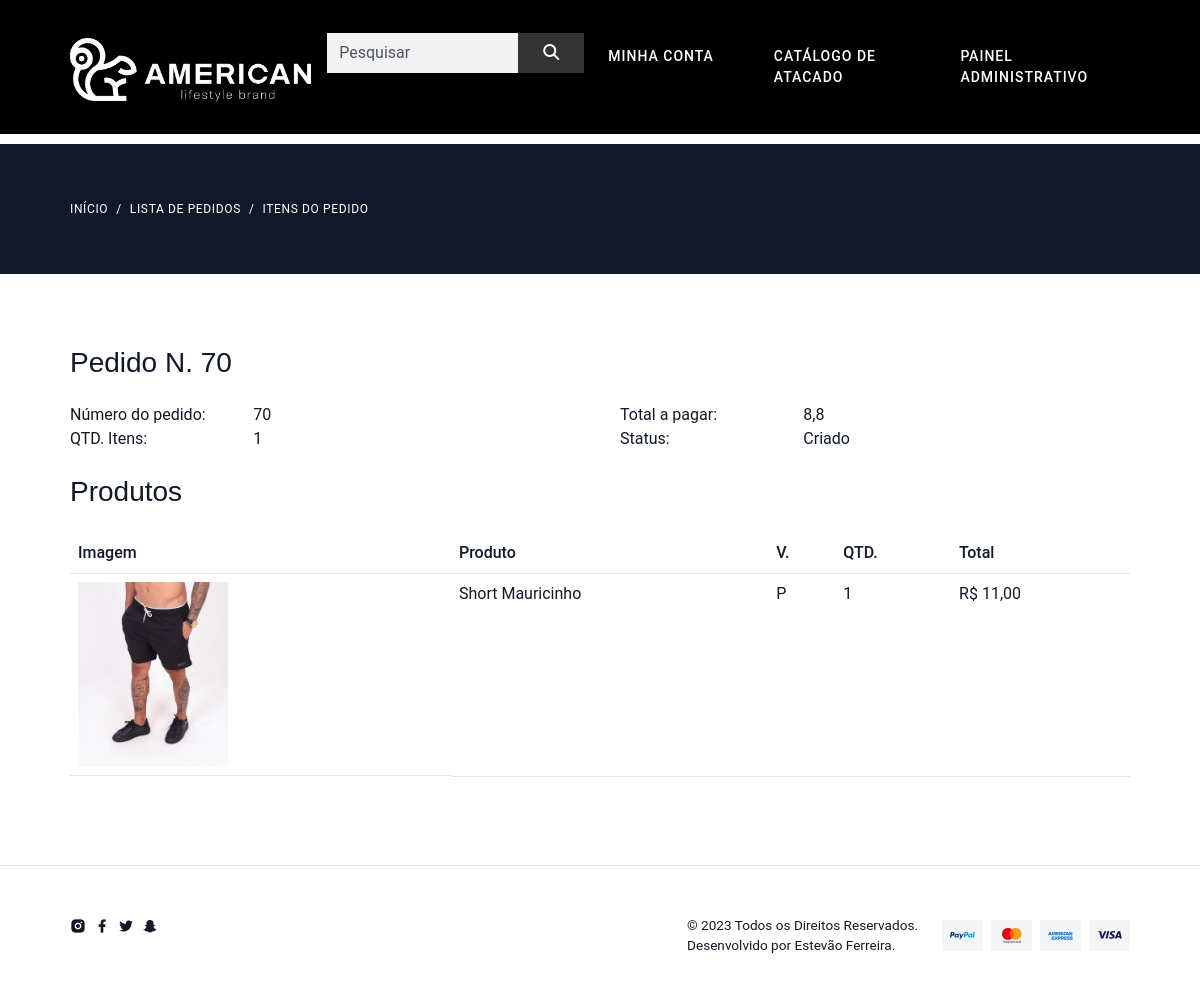
Page /pedido/detalhe/70 (signed in) on the earlier database version.
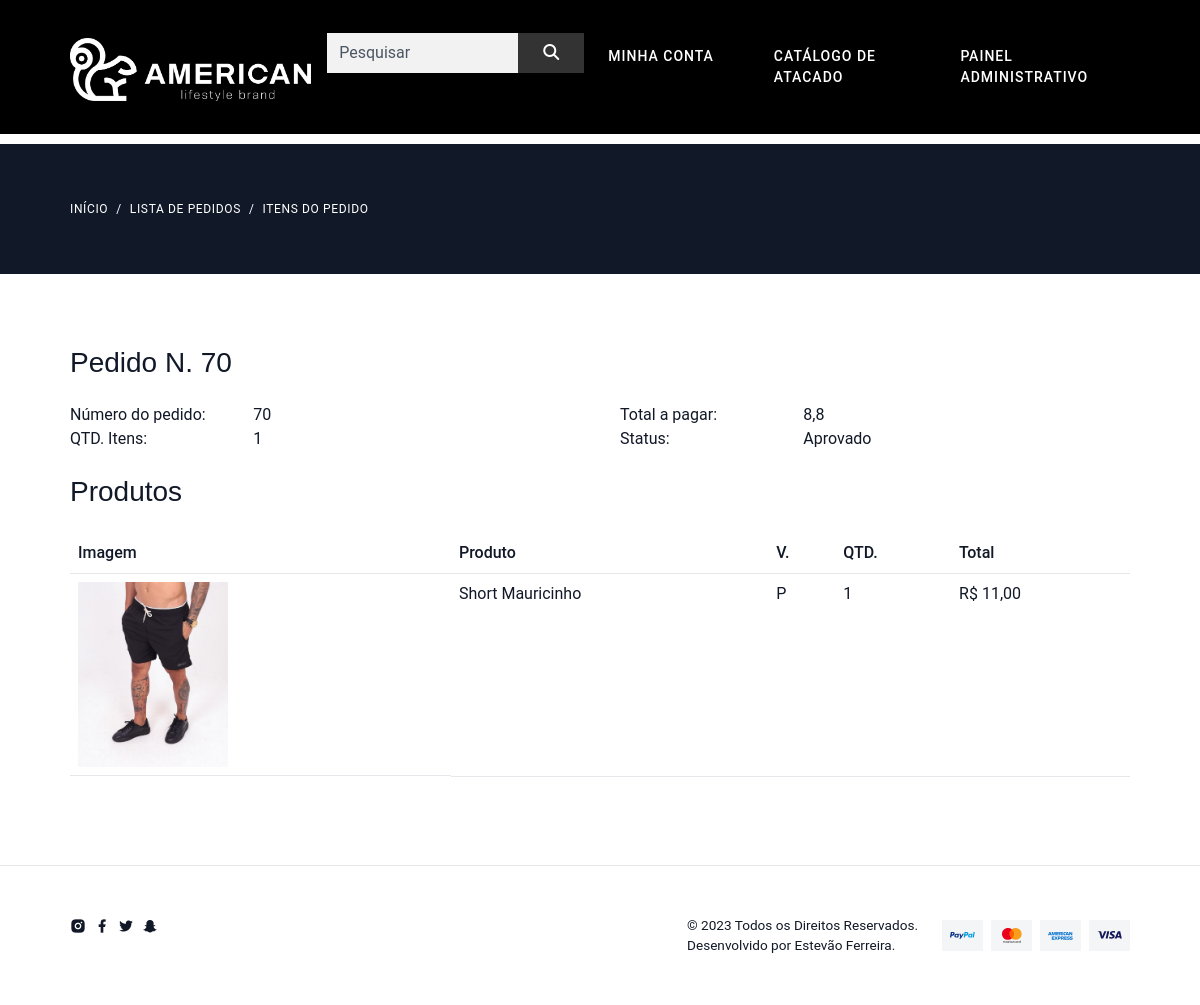
Same page on the later database version.
### pedido/models.py (models this page shows, shortened)
class Pedido(models.Model):
    usuario = models.ForeignKey(User, on_delete=models.CASCADE)
    total = models.FloatField()
    qtd_total = models.PositiveIntegerField()
    status = models.CharField(
        default="C",
        max_length=1,
        choices=(
            ('C', 'Criado'),
            ('A', 'Aprovado'),
        )
    )
    data = models.DateField(default=timezone.now,
                            verbose_name='Data do pedido')
    pagamento = models.CharField(
        default="C",
        max_length=1,
        choices=(
            ('C', 'Cartão'),
            ('D', 'Dinheiro'),
        )
    )
    vendedor = models.ForeignKey(
        Vendedor, on_delete=models.CASCADE, blank=True, null=True)
    def __str__(self):
        return f'Pedido N. {self.pk}'

### pedido/views.py (the view)
# urls.py: path('detalhe/<int:pk>', views.Detalhe.as_view(), name='detalhe'),
class Detalhe(DispatchLoginRequiredMixin, DetailView):
    model = Pedido
    context_object_name = 'pedido'
    template_name = 'pedido/detalhe.html'
    pk_url_kwarg = 'pk'
    def get_context_data(self, **kwargs):
        context = super().get_context_data(**kwargs)
        context['categorias'] = models.Categoria.objects.all()
        return context

### pedido/views.py (called while the page is built)
    def dispatch(self, *args, **kwargs):
        if not self.request.user.is_authenticated:
            return redirect('perfil:criar')
        return super().dispatch(*args, **kwargs)

    def get_queryset(self, *args, **kwargs):
        qs = super().get_queryset(*args, **kwargs)
        qs = qs.filter(usuario=self.request.user)
        return qs

### produto/templatetags/omfilters.py (called while the page is built)
@register.filter
def formata_preco(val):
    return utils.formata_preco(val)

### utils/utils.py (called while the page is built)
def formata_preco(val):
    return f'R$ {val:.2f}'.replace('.', ',')

### pedido/templates/pedido/detalhe.html (shortened to what this page needs)
{% extends 'base.html' %}
{% load omfilters %}
{% load static %}
{% block conteudo %}
{% include 'parciais/_pedido.html' %}
{% endblock %}

### templates/parciais/_pedido.html (shortened to what this page needs)
{% load static %}
{% load omfilters %}
{% block conteudo %}
<section class="mt-0 ">
    <div class="bg-dark py-6">
        <div class="container-fluid">
            <nav class="m-0" aria-label="breadcrumb">
                <ol class="breadcrumb m-0">
                    <li class="breadcrumb-item breadcrumb-light"><a>Início</a></li>
                    <li class="breadcrumb-item breadcrumb-light"><a>Lista de pedidos</a></li>
                    <li class="breadcrumb-item  breadcrumb-light active" aria-current="page">Itens do Pedido</li>
                </ol>
            </nav>
        </div>
    </div>
    <div class="container-fluid mt-5">
        <div class="row">
            <div class="col">
                <br>
                <h3>{{ pedido }}</h3>
                <div class="row mt-4">
                    <div class="col-lg-2 font-weight-bold">Número do pedido:</div>
                    <div class="col-lg-4">{{ pedido.id }}</div>
                    <div class="col-lg-2 font-weight-bold">Total a pagar:</div>
                    <div class="col-lg-4">{{ pedido.total}}</div>
                    <div class="col-lg-2 font-weight-bold">QTD. Itens:</div>
                    <div class="col-lg-4">{{ pedido.qtd_total }}</div>
                    <div class="col-lg-2 font-weight-bold">Status:</div>
                    <div class="col-lg-4">{{ pedido.get_status_display }}</div>
                </div>
                <div class="row mt-4">
                    <div class="col">
                        <h3>Produtos</h3>
                    </div>
                </div>
                <div class="table-responsive mt-3">
                    <table class="table">
                        <tr>
                            <th class="d-none d-lg-block">Imagem</th>
                            <th>Produto</th>
                            <th>V.</th>
                            <th>QTD.</th>
                            <th>Total</th>
                        </tr>
                        {% for linha in pedido.itempedido_set.all %}
                        <tr>
                            <td class="d-none d-lg-block">
                                <img class="cart-img" src="{% get_media_prefix %}{{ linha.imagem }}"
                                    style="width: 150px;">
                            </td>
                            <td>{{ linha.produto }}</td>
                            <td>{{ linha.variacao }}</td>
                            <td>{{ linha.quantidade }}</td>
                            <td>
                                {% if linha.preco_promocional %}
                                {{ linha.preco_promocional|formata_preco }}
                                {% else %}
                                {{ linha.preco|formata_preco }}
                                {% endif %}
                            </td>
                        </tr>
                        {% endfor %}
                    </table>
                </div>
            </div>
        </div>
    </div>
</section>
{% endblock %}

Differences in the rows shown:
changed Pedido "Pedido N. 70": status "Criado" → "Aprovado"
